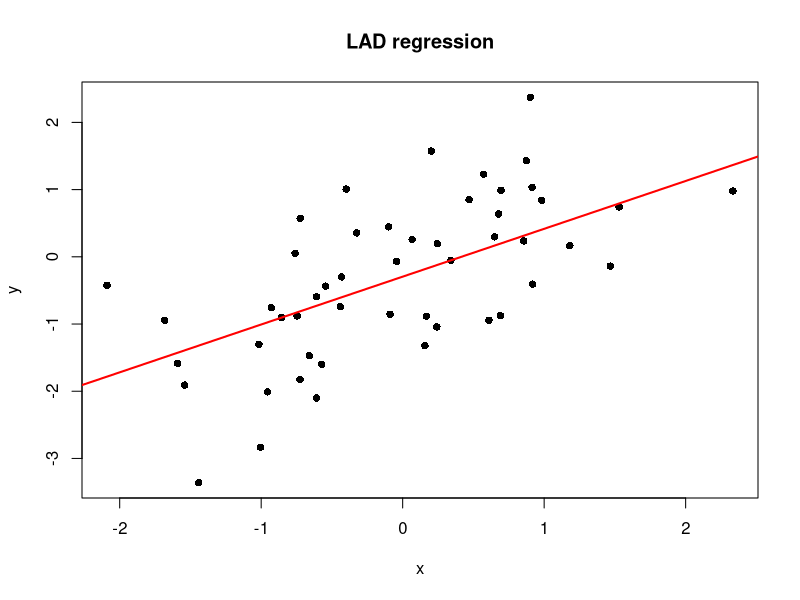

Write the R code that produced this figure. (Note: this script raises an error after producing the figure.)
ladfit <- function(x, y) {
  if (length(x) != length(y)) stop("Lengths and x and y do not match")
  skip <- is.na(x) | is.na(y)
  x <- x[!skip]
  y <- y[!skip]
  lambda <- function(par) {
    a <- par[1]
    b <- par[2]
    sum(abs(y - a - b * x))
  }
  opt <- optim(par = c(0, 0), fn = lambda)
  opt$par
}

x <- rnorm(50)
y <- rnorm(50) + x
ladfit(x,y)
plot(x,y, main = "LAD regression", pch = 16)
abline(a = ladfit(x,y)[1], b = ladfit(x,y)[2], lwd = 2 , col = 'red')


# My approach....

theta_values <- seq(0, 180, by = 1)          # creating values of theta
theta_a_hat_d_a <- data.frame(theta = theta_values, a_hat = NA, d_a = NA)   # creating the data frame


for(t in theta_values){
  
  theta_rad <- t*(pi/180)
  x_new <- x * cos(theta_rad) - y * sin(theta_rad)
  #y_new <- x * sin(theta_rad) + y * cos(theta_rad)     # this will create a cloud of data for one t
  
  incr = 0.1
  a = sort(x_new)[1]
  
  vec_total_devia <- c()
  vec_a <- c()
      
  while(a <= sort(x_new,decreasing = TRUE)[1]){
    
    total_devia <- sum(abs(a - x_new))
    vec_total_devia <- c(total_devia, vec_total_devia)
    vec_a <- c(a, vec_a)
   
    a = a + incr    
  }
  
  theta_a_hat_d_a[theta_a_hat_d_a$theta == t, "d_a"] <- sort(vec_total_devia)[1]
  theta_a_hat_d_a[theta_a_hat_d_a$theta == t, "a_hat"] <- vec_a[vec_total_devia == sort(vec_total_devia)[1]]
    # error at 50     
}


best_d_a <- sort(theta_a_hat_d_a$d_a)[1]
best_a_hat <- theta_a_hat_d_a$a_hat[theta_a_hat_d_a$d_a == sort(theta_a_hat_d_a$d_a)[1]]
best_theta <- theta_a_hat_d_a$theta[theta_a_hat_d_a$d_a == sort(theta_a_hat_d_a$d_a)[1]] 


slope <- tan((90 - best_theta) * (pi / 180))
y_intercept <- best_a_hat * sin(best_theta * (pi / 180)) - slope * best_a_hat * cos(best_theta * (pi / 180))
abline(y_intercept, slope)
